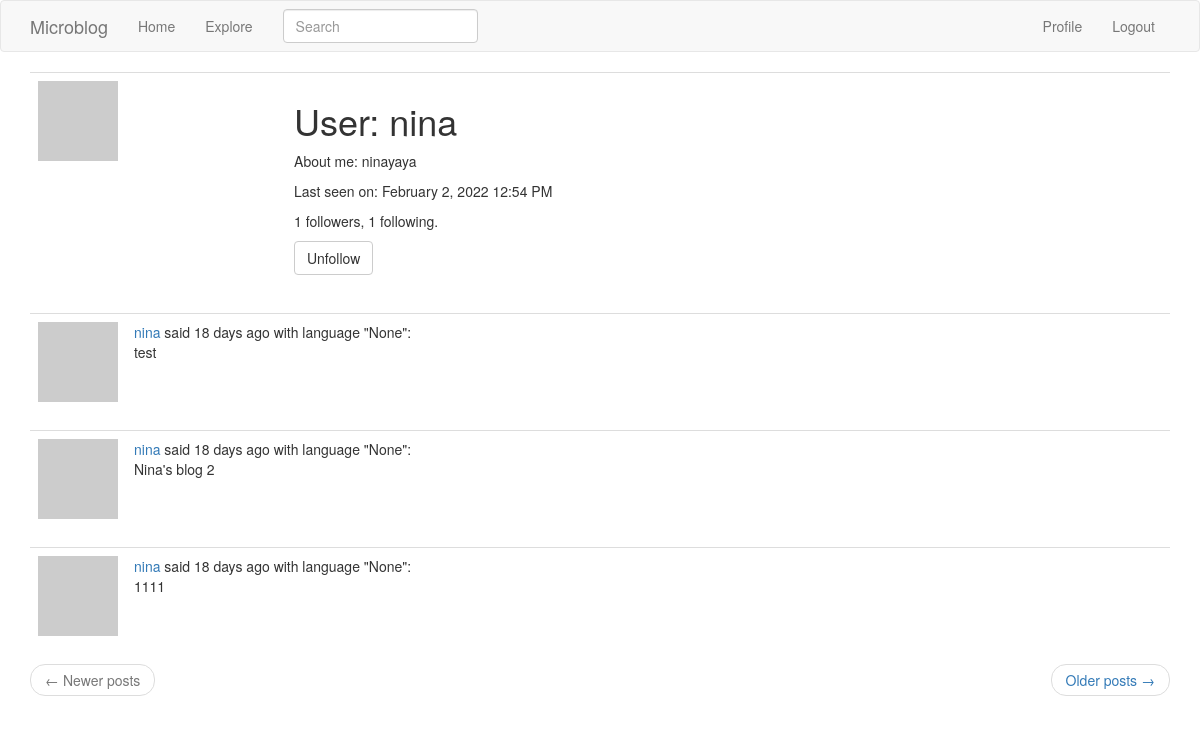
Page /user/nina (signed in) on the committed database.
### app/models.py (models this page shows, shortened)
class User(UserMixin, db.Model):
    id = db.Column(db.Integer, primary_key=True)
    username = db.Column(db.String(64), index=True, unique=True)
    email = db.Column(db.String(120), index=True, unique=True)
    password_hash = db.Column(db.String(128))
    posts = db.relationship('Post', backref='author', lazy='dynamic')
    about_me = db.Column(db.String(140))
    last_seen = db.Column(db.DateTime, default=datetime.utcnow)
    followed = db.relationship(
        'User', secondary=followers,
        primaryjoin=(followers.c.follower_id == id),
        secondaryjoin=(followers.c.followed_id == id),
        backref=db.backref('followers', lazy='dynamic'), lazy='dynamic')
    def avatar(self, size):
        digest = md5(self.email.lower().encode('utf-8')).hexdigest()
        return 'https://www.gravatar.com/avatar/{}?d=identicon&s={}'.format(
            digest, size)
    def is_following(self, user):
        return self.followed.filter(
            followers.c.followed_id == user.id).count() > 0

class SearchableMixin(object):
    @classmethod
    def before_commit(cls, session):
        session._changes = {
            'add': list(session.new),
            'update': list(session.dirty),
            'delete': list(session.deleted)
        }
    @classmethod
    def after_commit(cls, session):
        for obj in session._changes['add']:
            if isinstance(obj, SearchableMixin):
                add_to_index(obj.__tablename__, obj)
        for obj in session._changes['update']:
            if isinstance(obj, SearchableMixin):
                add_to_index(obj.__tablename__, obj)
        for obj in session._changes['delete']:
            if isinstance(obj, SearchableMixin):
                remove_from_index(obj.__tablename__, obj)
        session._changes = None

class Post(SearchableMixin, db.Model):
    __searchable__ = ['body']
    id = db.Column(db.Integer, primary_key=True)
    body = db.Column(db.String(140))
    timestamp = db.Column(db.DateTime, index=True, default=datetime.utcnow)
    user_id = db.Column(db.Integer, db.ForeignKey('user.id'))
    language = db.Column(db.String(5))

### app/main/routes.py (the view)
@bp.route('/user/<username>')
@login_required
def user(username):
    user = User.query.filter_by(username=username).first_or_404()
    page = request.args.get('page', 1, type=int)
    posts = user.posts.order_by(Post.timestamp.desc()).paginate(
        page, current_app.config['POSTS_PER_PAGE'], False)
    next_url = url_for('main.user', username=user.username,
                       page=posts.next_num) if posts.has_next else None
    prev_url = url_for('main.user', username=user.username,
                       page=posts.prev_num) if posts.has_prev else None
    form = EmptyForm()
    return render_template('user.html', user=user, posts=posts.items,
                           next_url=next_url, prev_url=prev_url, form=form)

### app/main/forms.py
class SearchForm(FlaskForm):
    q = StringField(_l('Search'), validators=[DataRequired()])
    def __init__(self, *args, **kwargs):
        if 'formdata' not in kwargs:
            kwargs['formdata'] = request.args
        if 'meta' not in kwargs:
            kwargs['meta'] = {'csrf': False}
        super(SearchForm, self).__init__(*args, **kwargs)

class EmptyForm(FlaskForm):
    submit = SubmitField('Submit')

### app/main/routes.py (called while the page is built)
@bp.before_app_request
def before_request():
    if current_user.is_authenticated:
        current_user.last_seen = datetime.utcnow()
        db.session.commit()
        g.search_form = SearchForm()
    g.locale = str(get_locale())

### app/models.py (called while the page is built)
@login.user_loader
def load_user(id):
    return User.query.get(int(id))

### app/templates/user.html (shortened to what this page needs)
{% extends "base.html" %}
{% block app_content %}
    <table class="table table-hover">
        <tr>
            <td width="256px"><img src="{{ user.avatar(256) }}"></td>
            <td>
                <h1>User: {{ user.username }}</h1>
                {% if user.about_me %}<p>About me: {{ user.about_me }}</p>{% endif %}
                {% if user.last_seen %}<p>Last seen on: {{ moment(user.last_seen).format('LLL') }}</p>{% endif %}
                <p>{{ user.followers.count() }} followers, {{ user.followed.count() }} following.</p>
                {% if user == current_user %}
                <p>Your email: {{ user.email }}</p>
                <p>Your locale: {{ g.locale }}</p>
                <p><a href="{{ url_for('main.edit_profile') }}">Edit your profile</a></p>
                {% else %}
                <p>
                    <form action="{{ url_for('main.unfollow', username=user.username) }}" method="post">
                        {{ form.submit(value='Unfollow', class_='btn btn-default') }}
                    </form>
                </p>
                {% endif %}
            </td>
        </tr>
    </table>
    {% for post in posts %}
        {% include '_post.html' %}
    {% endfor %}
    <nav aria-label="...">
        <ul class="pager">
            <li class="previous{% if not prev_url %} disabled{% endif %}">
                <a href="{{ prev_url or '#' }}">
                    <span aria-hidden="true">&larr;</span> Newer posts
                </a>
            </li>
            <li class="next{% if not next_url %} disabled{% endif %}">
                <a href="{{ next_url or '#' }}">
                    Older posts <span aria-hidden="true">&rarr;</span>
                </a>
            </li>
        </ul>
    </nav>
{% endblock %}

### app/templates/_post.html (shortened to what this page needs)
<table class="table table-hover">
    <tr>
        <td width="70px">
            <a href="{{ url_for('main.user', username=post.author.username) }}">
                <img src="{{ post.author.avatar(70) }}" />
            </a>
        </td>
        <td>
            <a href="{{ url_for('main.user', username=post.author.username) }}">
                {{ post.author.username }}
            </a>
            said {{ moment(post.timestamp).fromNow() }} with language "{{ post.language }}":
            <br>
            <span id="post{{ post.id }}">{{ post.body }}</span>
        </td>
    </tr>
</table>

### rows in the picture
User: username "nina", about_me "ninayaya", last_seen "February 2, 2022 12:54 PM"
Post: author.username "nina", timestamp "18 days ago", language "None", body "test"
Post: author.username "nina", timestamp "18 days ago", language "None", body "Nina's blog 2"
Post: author.username "nina", timestamp "18 days ago", language "None", body "1111"

### other values in the picture
{{ user.followers.count() }} "1"
{{ user.followed.count() }} "1"
